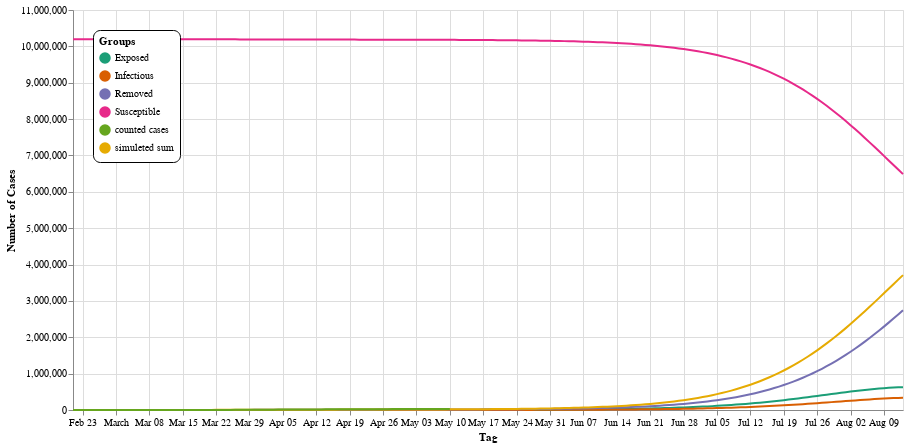

Notebook cell for this chart:
### Markdown cell above
If you restrict the values a bit, the enormous peak becomes visible:

### Code cell
chart = plot(prediction(prediction_days=95, max_val=12000000, r4=r0, r5=r0))
chart

### Figure 1 — Vega-Lite specification as saved in the notebook (floating-point values rounded to 4 significant figures; data arrays with more than 128 entries replaced by an {"elided": "..."} marker saying what was removed)
{"config": {"view": {"continuousWidth": 400, "continuousHeight": 300}}, "layer": [{"mark": {"type": "line", "point": false}, "encoding": {"color": {"type": "nominal", "field": "Type", "legend": {"cornerRadius": 7, "fillColor": "white", "legendX": 20, "legendY": 20, "orient": "none", "padding": 6, "strokeColor": "black", "title": "Groups"}, "scale": {"scheme": "dark2"}}, "x": {"type": "temporal", "field": "Tag", "title": "Tag"}, "y": {"type": "quantitative", "field": "Number of cases", "title": "Number of Cases"}}}, {"mark": "point", "encoding": {"opacity": {"value": 0}, "x": {"type": "temporal", "field": "Tag", "title": "Tag"}}, "selection": {"selector004": {"type": "single", "nearest": true, "on": "mouseover", "fields": ["Tag"], "empty": "none"}}}, {"mark": "point", "encoding": {"color": {"type": "nominal", "field": "Type", "legend": {"cornerRadius": 7, "fillColor": "white", "legendX": 20, "legendY": 20, "orient": "none", "padding": 6, "strokeColor": "black", "title": "Groups"}, "scale": {"scheme": "dark2"}}, "opacity": {"condition": {"value": 1, "selection": "selector004"}, "value": 0}, "x": {"type": "temporal", "field": "Tag", "title": "Tag"}, "y": {"type": "quantitative", "field": "Number of cases", "title": "Number of Cases"}}}, {"mark": {"type": "rule", "color": "gray"}, "encoding": {"x": {"type": "temporal", "field": "Tag", "title": "Tag"}}, "transform": [{"filter": {"selection": "selector004"}}]}, {"mark": {"type": "text", "align": "left", "dx": 4, "dy": -8}, "encoding": {"color": {"type": "nominal", "field": "Type", "legend": {"cornerRadius": 7, "fillColor": "white", "legendX": 20, "legendY": 20, "orient": "none", "padding": 6, "strokeColor": "black", "title": "Groups"}, "scale": {"scheme": "dark2"}}, "text": {"condition": {"type": "quantitative", "field": "Number of cases", "selection": "selector004"}, "value": " "}, "x": {"type": "temporal", "field": "Tag", "title": "Tag"}, "y": {"type": "quantitative", "field": "Number of cases", "title": "Number of Cases"}}}, {"mark": {"type": "text", "align": "left", "dx": 4, "dy": -8}, "encoding": {"color": {"value": "gray"}, "text": {"condition": {"type": "temporal", "field": "Tag", "selection": "selector004"}, "value": " "}, "x": {"type": "temporal", "field": "Tag", "title": "Tag"}, "y": {"value": 16}}, "transform": [{"filter": {"selection": "selector004"}}]}], "data": {"name": "data-55e308e306ad4be7bdd3dfea3cf5e49c"}, "height": 400, "width": 830, "$schema": "https://vega.github.io/schema/vega-lite/v4.8.1.json", "datasets": {"data-55e308e306ad4be7bdd3dfea3cf5e49c": {"elided": "955 records"}}}
